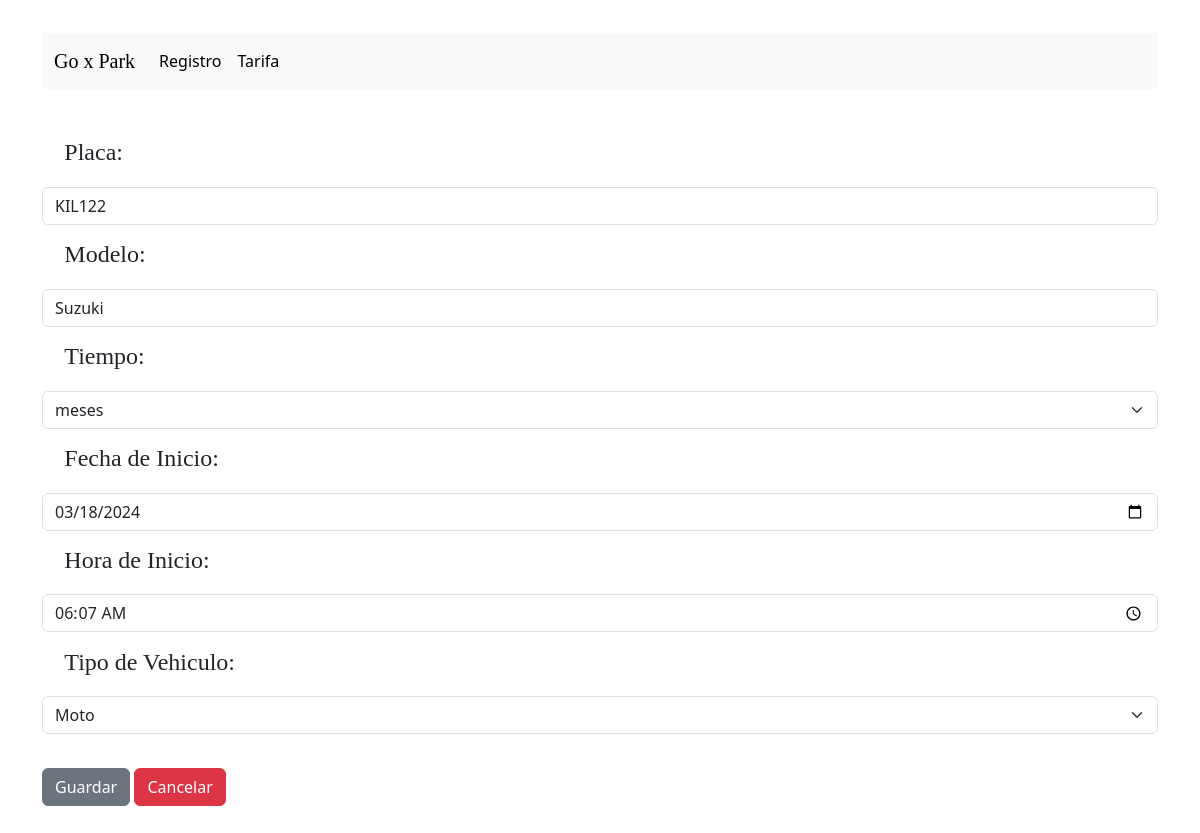
Page /update.php?id_vehi=46 on the committed database.
### tables this page shows
CREATE TABLE `vehiculos` (
  `id_vehi` int(11) NOT NULL,
  `placa` varchar(10) DEFAULT NULL,
  `modelo` varchar(20) DEFAULT NULL,
  `fecha_inicio` date DEFAULT NULL,
  `hora_inicio` time DEFAULT NULL,
  `fk_tipo` int(11) DEFAULT NULL,
  `cedula` int(11) DEFAULT NULL,
  `fk_tiempo` int(11) DEFAULT NULL,
  `visible` tinyint(4) DEFAULT 1,
  `fecha_salida` date DEFAULT NULL,
  `hora_salida` time DEFAULT NULL
);

### update.php (the view, shortened to what this page needs)
<?php
include 'conexion.php';
if (isset($_GET['id_vehi'])) {
    $id_vehi = (int)$_GET['id_vehi'];
    $buscar_vehi = $conetion->prepare('SELECT * FROM vehiculos WHERE id_vehi=:id_vehi');
    $buscar_vehi->execute(array(':id_vehi' => $id_vehi));
    $resultado_vehi = $buscar_vehi->fetch();
} else {
    header('Location: index.php');
}
?>
<!DOCTYPE html>
<html lang="en">
<head>
    <link href="https://cdn.jsdelivr.net/npm/bootstrap@5.3.3/dist/css/bootstrap.min.css" rel="stylesheet">
</head>
<body>
    <div class="container">
        <div class="row">
            <div class="col">
            <nav class="navbar navbar-expand-lg bg-body-tertiary menu">
                <div class="container-fluid">
                    <a class="navbar-brand ti" href="inicio.php">Go x Park</a>
                    <div class="collapse navbar-collapse" id="navbarNavDropdown">
                        <ul class="navbar-nav">
                        <li class="nav-item">
                          <a class="nav-link active" aria-current="page" href="index.php">Registro</a>
                        </li>
                        <li class="nav-item">
                           <a class="nav-link active" aria-current="page" href="inicio.php#tarifa">Tarifa</a>
                       </li>
                        </ul>
                    </div>
                </div>
            </nav>
                <form class="formi" action="" method="POST">
                    <div class="form-group">
                        <label class="lab" for="placa">Placa:</label>
                        <input type="text" name="placa" value="<?php echo $resultado_vehi['placa']; ?>" class="form-control">
                    </div>
                    <div class="form-group">
                        <label class="lab" for="modelo">Modelo:</label>
                        <input type="text" name="modelo" value="<?php echo $resultado_vehi['modelo']; ?>" class="form-control">
                    </div>
                    <div class="form-group">
                        <label class="lab" for="tiempo">Tiempo:</label>
                        <select id="tiempo_select" class="form-select " name="tiempo_select" onchange="mostrarOcultarCampos()">
                            <?php
                            $registros_tiempo = mysqli_query($conexion, "SELECT * from tiempo order by id_tiempo") or
                                die("Problemas en el select:" . mysqli_error($conexion));
                            while ($reg_tiempo = mysqli_fetch_array($registros_tiempo)) {
                                $selected = ($reg_tiempo['id_tiempo'] == $resultado_vehi['fk_tiempo']) ? 'selected' : '';
                                echo '<option value="' . $reg_tiempo['id_tiempo'] . '" ' . $selected . '>' . $reg_tiempo['servicio'] . '</option>';
                            }
                            ?>
                        </select>
                    </div>
                    <div class="form-group">
                        <label class="lab" for="fecha_inicio">Fecha de Inicio:</label>
                        <input type="date" name="fecha_inicio" value="<?php echo $resultado_vehi['fecha_inicio']; ?>" class="form-control">
                    </div>
                    <div class="form-group">
                        <label class="lab" for="hora_inicio">Hora de Inicio:</label>
                        <input type="time" name="hora_inicio" value="<?php echo $resultado_vehi['hora_inicio']; ?>" class="form-control">
                    </div>
                    <div class="form-group">
                        <label class="lab" for="tipo_vehi">Tipo de Vehiculo:</label>
                        <select class="form-select" name="tipo_vehi">
                            <?php
                            $registros_tipo = mysqli_query($conexion, "SELECT * from tipo_tarifa order by id_tipo") or
                                die("Problemas en el select:" . mysqli_error($conexion));
                            while ($reg_tipo = mysqli_fetch_array($registros_tipo)) {
                                $selected = ($reg_tipo['id_tipo'] == $resultado_vehi['fk_tipo']) ? 'selected' : '';
                                echo '<option value="' . $reg_tipo['id_tipo'] . '" ' . $selected . '>' . $reg_tipo['tipo'] . '</option>';
                            }
                            ?>
                        </select>
                    </div>
                    <input  type="submit" name="guardar" value="Guardar" class="btn btn-secondary boton">
                    <a  href="index.php" class="btn btn-danger boton">Cancelar</a>
                </form>
            </div>
        </div>
    </div>
</body>
</html>

### update.php (style rules this page uses)
.ti { font-family: 'calle'; }
.menu { margin-top: 3%; }
.formi { margin-top:3%; }
.lab { font-family: 'calle'; margin-left: 2%; margin-bottom: 1.5%; margin-top: 1%; font-size: 1.5em; }
.boton { margin-top: 3%; margin-bottom: 5%; }

### rows in the picture
vehiculos: placa "KIL122", modelo "Suzuki", fecha_inicio "03/18/2024", hora_inicio "06:07:00"

### other values in the picture
form field tiempo_select "meses"
form field tipo_vehi "Moto"
